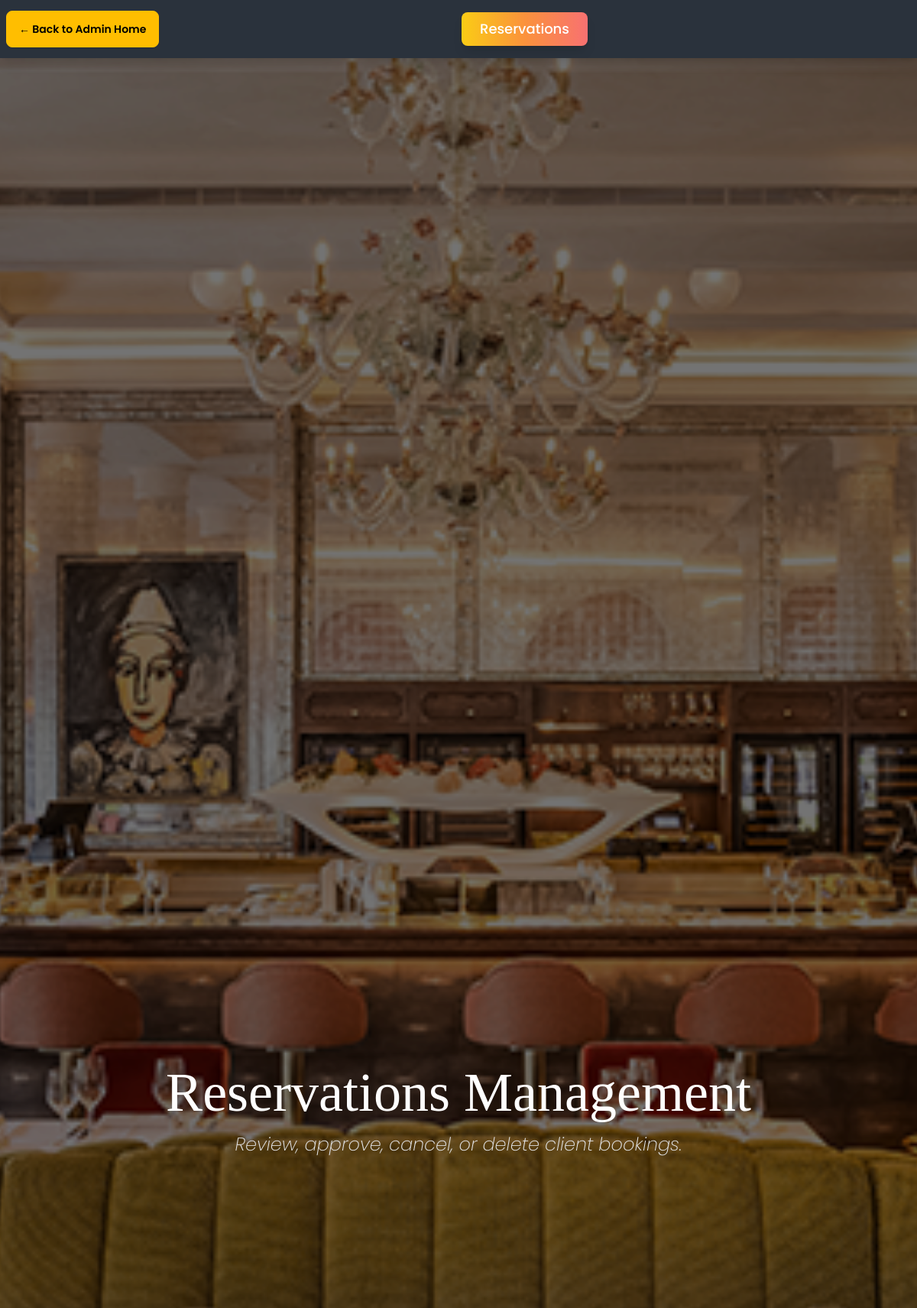
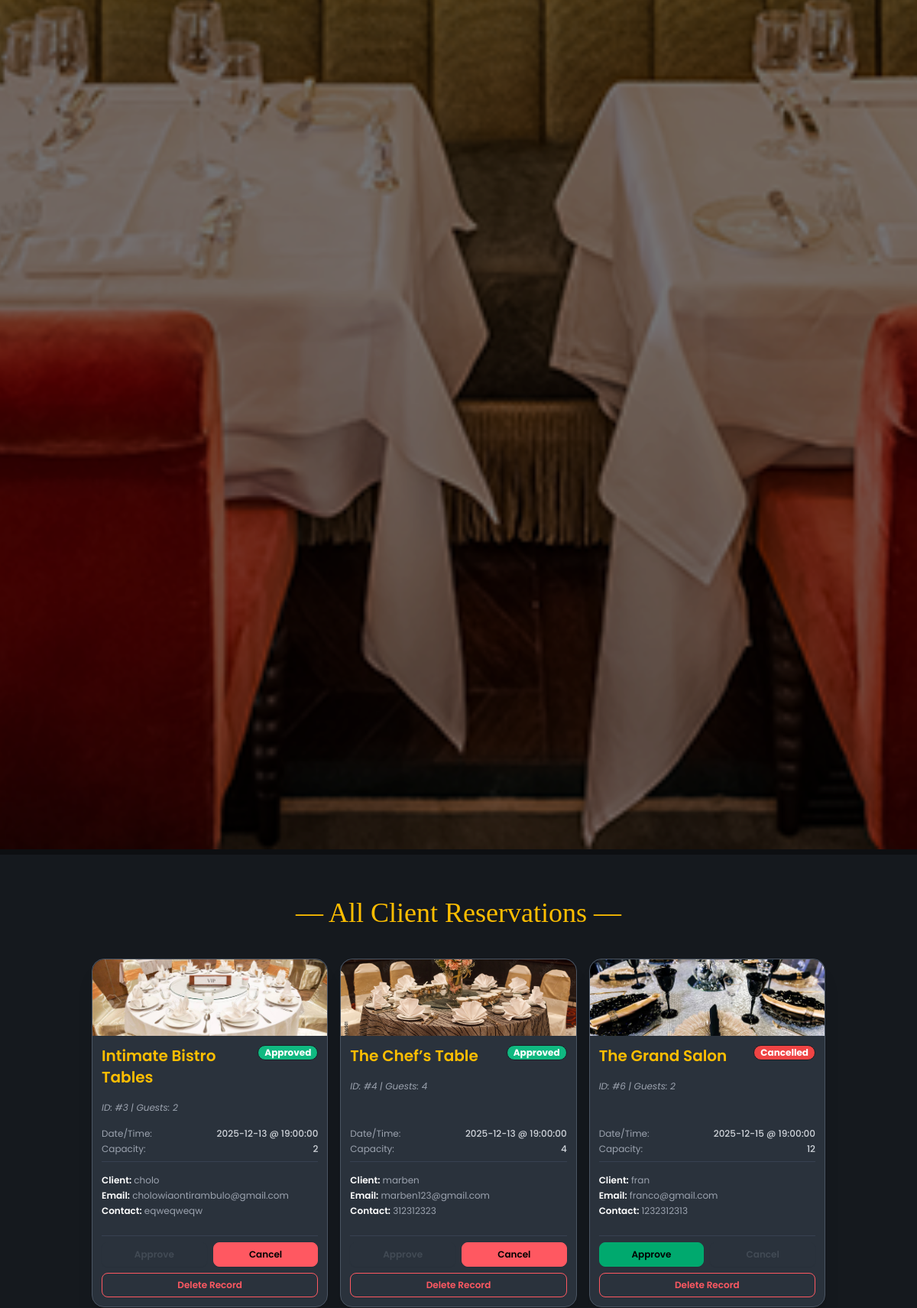
The app's page /pages/manage_reservation.php (signed in, upper part) with its own data (2 pictures, top to bottom).
### tables this page shows
CREATE TABLE `reservations` (
  `date` date NOT NULL,
  `time` time NOT NULL,
  `name` varchar(200) NOT NULL,
  `email` varchar(150) NOT NULL,
  `contact` varchar(20) NOT NULL,
  `guests` int(11) NOT NULL,
  `table_type` varchar(100) NOT NULL,
  `status` varchar(20) NOT NULL,
  `id` int(11) NOT NULL,
  `user_id` int(11) NOT NULL
);

### pages/manage_reservation.php (the view, shortened to what this page needs)
<?php
require_once('../handlers/database.php');
$reservations = [];
$result = $conn->query("SELECT * FROM reservations ORDER BY date ASC, time ASC");
if ($result && $result->num_rows > 0) {
    while ($row = $result->fetch_assoc()) {
        $reservations[] = $row;
    }
}
$dining_areas = [
    'The Chef’s Table' => ['image'=>'../assets/table1.jpg', 'capacity'=>4, 'description'=>'Experience culinary artistry up close.'],
    'Intimate Bistro Tables' => ['image'=>'../assets/table2.jpg', 'capacity'=>2, 'description'=>'Cozy seating with romantic ambient lighting.'],
    'The Grand Salon' => ['image'=>'../assets/table3.jpg', 'capacity'=>12, 'description'=>'Private soundproof room for larger celebrations.'],
    'Al Fresco Terrace' => ['image'=>'../assets/table4.jpg', 'capacity'=>8, 'description'=>'Outdoor terrace with a breathtaking view.'],
    'Main Dining Hall' => ['image'=>'../assets/table5.jpg', 'capacity'=>10, 'description'=>'Standard restaurant seating.'],
    'Standard' => ['image'=>'../assets/table5.jpg', 'capacity'=>4, 'description'=>'Standard restaurant seating.'],
];
include(__DIR__ . '/../includes/header.php');
?>
<head>
</head>
<body data-theme="dark" class="bg-base-300 min-h-screen">
    <div class="navbar bg-neutral shadow-lg sticky top-0 z-50">
        <div class="navbar-start">
            <a href="admin_home.php" class="btn btn-warning btn-md font-semibold text-black hover:text-white">
                ← Back to Admin Home
            </a>
        </div>
        <div class="navbar-center hidden lg:flex">
            <ul class="menu menu-horizontal px-1">
                <li>
                    <a href="#reservations"
                       class="font-medium text-lg text-white bg-gradient-to-r from-yellow-400 via-orange-400 to-red-400
                              px-6 py-2 rounded-lg shadow-lg hover:shadow-2xl hover:scale-105 transition-transform duration-300">
                       Reservations
                    </a>
                </li>
            </ul>
        </div>
    </div>
    <section class="relative">
        <div class="carousel w-full h-[40vh] md:h-[60vh]">
            <div id="item1" class="carousel-item w-full">
                <img src="../assets/bg.jpg" class="w-full h-full object-cover brightness-75" alt="Fine Dining Room">
            </div>
        </div>
        <div class="absolute inset-0 flex items-center justify-center bg-black bg-opacity-40">
            <div class="text-center text-white p-6 max-w-4xl">
                <h1 class="text-5xl md:text-7xl font-serif font-light mb-4">
                    Reservations Management
                </h1>
                <p class="text-xl md:text-2xl font-extralight italic text-gray-200">
                    Review, approve, cancel, or delete client bookings.
                </p>
            </div>
        </div>
    </section>
    <div class="container mx-auto p-4 md:p-8">
        <h2 id="reservations" class="text-4xl font-serif font-light text-center mb-10 mt-6 text-warning">— All Client Reservations —</h2>
        <?php if (empty($reservations)): ?>
            <div class="text-center py-16 bg-neutral/50 rounded-lg mt-10 shadow-xl">
                <div class="text-5xl mb-4 text-warning">😌</div>
                <p class="text-xl text-gray-300 font-semibold">No current reservations found.</p>
                <p class="text-sm text-gray-500 mt-2">Reservations made by clients will appear here for review.</p>
            </div>
        <?php else: ?>
            <div class="grid grid-cols-1 md:grid-cols-2 lg:grid-cols-3 xl:grid-cols-4 gap-4">
                <?php foreach ($reservations as $res):
                    $status = $res['status'] ?? 'Pending';
                    $res_id = htmlspecialchars($res['id']);
                    $is_approved = ($status === 'Approved');
                    $is_cancelled = ($status === 'Cancelled');
                    $table_type_key = $res['table_type'] ?? 'Standard';
                    $table_details = $dining_areas[$table_type_key] ?? $dining_areas['Standard'];
                    $badge_class = 'status-' . str_replace(' ', '', $status);
                ?>
                    <div class="card bg-neutral shadow-xl overflow-hidden admin-stat-card">
                        <figure class="res-card-figure">
                            <img src="<?= htmlspecialchars($table_details['image']) ?>" alt="<?= htmlspecialchars($table_type_key) ?>" />
                        </figure>
                        <div class="card-body res-card-body-compressed">
                            <div class="flex justify-between items-start mb-2">
                                <h2 class="card-title text-warning"><?= htmlspecialchars($table_type_key) ?></h2>
                                <div class="badge <?= $badge_class ?> font-bold text-xs p-2"><?= htmlspecialchars($status) ?></div>
                            </div>
                            <p class="text-xs text-gray-400 mb-2 italic leading-relaxed">
                                ID: #<?= $res_id ?> | Guests: <?= htmlspecialchars($res['guests'] ?? 0) ?>
                            </p>
                            <div class="space-y-1 text-xs text-gray-300 border-b border-gray-700 pb-2 mb-2">
                                <div class="flex justify-between"><span class="text-gray-400">Date/Time:</span> <span class="font-medium"><?= htmlspecialchars($res['date'] ?? 'N/A') ?> @ <?= htmlspecialchars($res['time'] ?? 'N/A') ?></span></div>
                                <div class="flex justify-between"><span class="text-gray-400">Capacity:</span> <span class="font-medium"><?= htmlspecialchars($table_details['capacity'] ?? 0) ?></span></div>
                            </div>
                            <div class="space-y-1 text-xs text-gray-400">
                                <p><span class="text-white font-semibold">Client:</span> <?= htmlspecialchars($res['name'] ?? 'N/A') ?></p>
                                <p class="break-words"><span class="text-white font-semibold">Email:</span> <?= htmlspecialchars($res['email'] ?? 'N/A') ?></p>
                                <p><span class="text-white font-semibold">Contact:</span> <?= htmlspecialchars($res['contact'] ?? 'N/A') ?></p>
                            </div>
                            <div class="flex flex-col space-y-2 mt-4 pt-2 border-t border-gray-700 action-btn-group">
                                <div class="flex gap-2">
                                    <form method="POST" class="flex-1">
                                        <button type="submit" class="btn btn-success btn-sm w-full font-semibold" <?= $is_approved ? 'disabled' : ''; ?>>Approve</button>
                                    </form>
                                    <form method="POST" class="flex-1">
                                        <button type="submit" class="btn btn-error btn-sm w-full font-semibold" <?= $is_cancelled ? 'disabled' : ''; ?>>Cancel</button>
                                    </form>
                                </div>
                                <form method="POST" onsubmit="return confirm('Are you sure you want to PERMANENTLY DELETE this record?');">
                                    <button type="submit" class="btn btn-outline btn-sm w-full btn-error">Delete Record</button>
                                </form>
                            </div>
                        </div>
                    </div>
                <?php endforeach; ?>
            </div>
        <?php endif; ?>
    </div>
<?php
include(__DIR__ . '/../includes/footer.php');
?>

### pages/manage_reservation.php (style rules this page uses)
.status-Approved { background-color: #10b981; color: white; }
.status-Cancelled { background-color: #ef4444; color: white; }
.admin-stat-card { transition: transform 0.3s, box-shadow 0.3s; border: 1px solid #4b5563; }
.res-card-figure { height: 100px; overflow: hidden; }
.res-card-figure img { width: 100%; height: 100%; object-fit: cover; }
.res-card-body-compressed { padding: 0.75rem; }
.res-card-body-compressed .card-title { font-size: 1.25rem; }
.action-btn-group button { height: 2rem; min-height: 2rem; font-size: 0.75rem; }
body { font-family: 'Poppins', sans-serif; }
.font-serif { font-family: Georgia, serif; }

### records on screen
reservations: shows a picture, table_type "Intimate Bistro Tables", status "Approved", id "3", guests "2", date "2025-12-13", time "19:00:00", table_type "2", name "cholo", email "cholowiaontirambulo@gmail.com", contact "eqweqweqw"
reservations: shows a picture, table_type "The Chef’s Table", status "Approved", id "4", guests "4", date "2025-12-13", time "19:00:00", table_type "4", name "marben", email "marben123@gmail.com", contact "312312323"
reservations: shows a picture, table_type "The Grand Salon", status "Cancelled", id "6", guests "2", date "2025-12-15", time "19:00:00", table_type "12", name "fran", email "franco@gmail.com", contact "1232312313"
